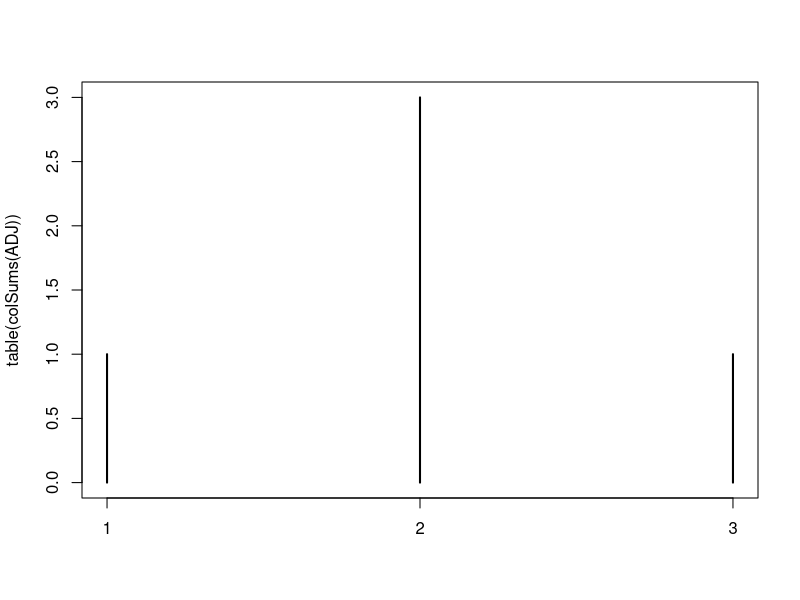
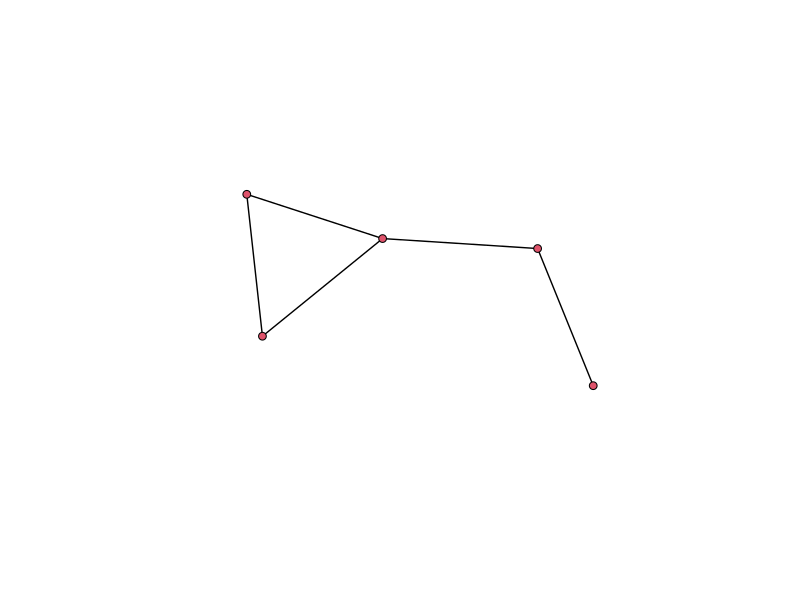
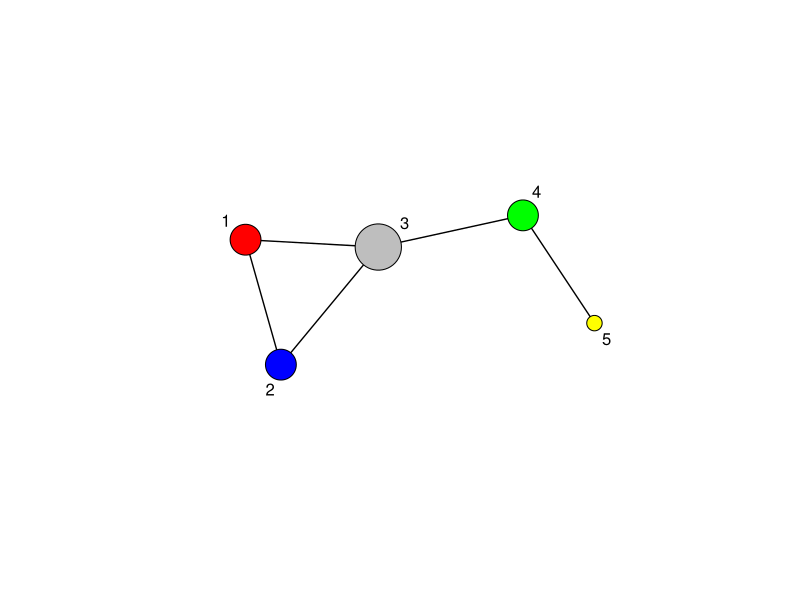

Recreate these plots in R, in order.
library(sna)
library(network)

n <- 5 #declaring the n for the matrix values

# creating an adjacency matrix for n = 5 nodes
ADJ <- matrix(0,n,n) #0 is the elements, row, column. An adjucency matrix has been created

# adding ties
ADJ[1,2] <- 1
ADJ[1,3] <- 1
ADJ[2,3] <- 1
ADJ[3,4] <- 1
ADJ[4,5] <- 1

# to make the network undirected, adding new ties.
# Undirected network: in an undirected network, relationships are non-directional by their nature

ADJ[2,1] <- 1
ADJ[3,1] <- 1
ADJ[3,2] <- 1
ADJ[4,3] <- 1
ADJ[5,4] <- 1

#checking the elements
ADJ[1,5]
ADJ[1,] # this will return the enitre elements of the row
ADJ[,2] # this will return the enitre elements of the column

##Density
# the adjucency matrix already has
dim(ADJ) #checking the dimension of the matrix. this output will show the total rows and columns of the matrix
# this means that there are n*n cells in the adjacency

# now, we will be multiplying the matrix in order to increase the density
dim(ADJ)*dim(ADJ)
length(ADJ)
# The n diagonal elements x1,1,x2,2,…,xn,n are zero by definition, which means that there are n×n−n=n(n−1) variables that can be non-zero, here
dim(ADJ)[1]*dim(ADJ)[2] - n

# counting the non zero entries
sum(ADJ)

# then, the density is
sum(ADJ)/(n*(n-1))

# that means, there are 50% of possible ties are present in the network


##Degree
# how many ties does a node have?
sum(ADJ[1,]) # degree of node i=1
sum(ADJ[2,]) # degree of node i=2


plot(table(colSums(ADJ)))

?"%*%"
ADJ %*% ADJ # %*% is the matrix multiplication

ADJ %*% ADJ %*% ADJ


## Declaring the matrix as a network object
net <- as.network(ADJ, directed = FALSE)
class(net)

net #seeing the net only would show the network attributes of the network variable
plot(net)

plot(net, # the network object
     vertex.cex =degree(net), # how should nodes (vertices) be scaled
     displaylabels = TRUE, # display the labels of vertices
     vertex.col = c("red", "blue", "gray", "green", "yellow"))
